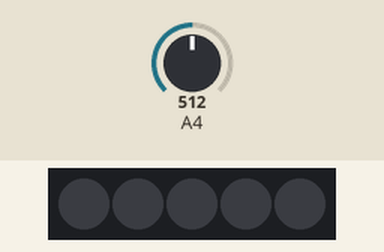
Simulated run of this sketch. Board: Arduino Uno, built with avr-gcc and run on an emulated ATmega328P. Parts: 5 RGB LEDs in strip order, left to right. The test bench sets the inputs (shaded band); at power-on: A4 = 512. Dim RGB values are drawn brighter than linear.

Above: at 1.2 s.
1.3 s: A4 set to 716
At 1.34 s:
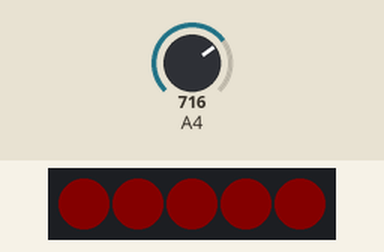
2.8 s: A4 set to 1023
At 4.1 s:
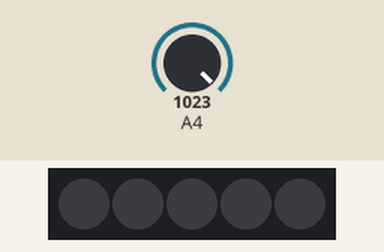
Timing chart, 0 to 5.8 s (numbered marks = the images above; inputs shaded):
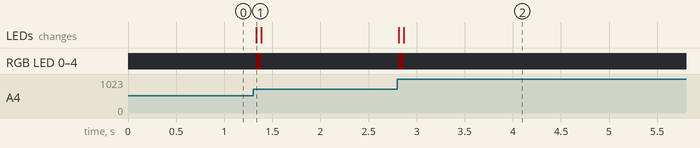

The sketch:

mic_lights_memory.ino
```cpp
#include <Adafruit_NeoPixel.h>

#define PIN 2

const int ledNum = 5;

int volAccum; //For keeping track of previous peaks
int numAccum = 0; //Number of peaks in current history
int accumArray[20];
int tempArray[20];
int prevAvg = 0;
int arraySum;
int arrayAvg;
int prevArrayAvg = 0;

const int memorySize = 20;
int maxBrightness = 200;
int minVol = 0;
float peakVar;


Adafruit_NeoPixel strip = Adafruit_NeoPixel(ledNum, PIN, NEO_GRB + NEO_KHZ800);

const int sampleWindow = 50; // Sample window width in mS (50 mS = 20Hz)
unsigned int sample;

void setup() {
  //Serial.begin(9600);
  strip.begin();
  strip.setBrightness(90);
  strip.show(); // Initialize all pixels to 'off'
}

// In a quiet location, a value over 1024 is probably garbage
// But in a loud location, we want to be able to discriminate
// If the mic can handle it


//current issues
// latency for high peaks
// near-silence should be low glow. Too bright now

void loop() {
  for (int windowCount = 0; windowCount < memorySize; windowCount++)
  {
    unsigned long startMillis= millis();  // Start of sample window
    unsigned int peakToPeak = 0;   // peak-to-peak level

    unsigned int signalMax = 0;
    unsigned int signalMin = 1024;

    // collect data for 50 mS
    while (millis() - startMillis < sampleWindow) {
      sample = analogRead(18);
      //Serial.println(sample);

      if (sample < 1024) {
        // toss out spurious readings
         if (sample > signalMax) {
            signalMax = sample;  // save just the max levels
         }
         else if (sample < signalMin) {
            signalMin = sample;  // save just the min levels
         }
      }
    }
    peakToPeak = signalMax - signalMin;  // max - min = peak-peak amplitude
    int brightness = map(peakToPeak, minVol, 1800, 0, maxBrightness);

    for (int i = 0; i < ledNum; i++) {
        strip.setPixelColor(i, strip.Color(brightness, 0, 0));
        strip.show();
    }
    // add peak
    //volAccum += peakToPeak;
    accumArray[numAccum] = peakToPeak;
    if (numAccum < 20) {
      numAccum++;
    }
    //Using array
    arraySum = 0;
    for (int i = 0; i < numAccum; i++) {
      arraySum += accumArray[i];
    }
    arrayAvg = arraySum / numAccum;

    // If last few seconds over a certain threshold, use a narrower map
    if (abs(prevArrayAvg - arrayAvg) >= 30 && abs(prevArrayAvg - arrayAvg) >= prevArrayAvg * .3) {
      volAdjust(minVol, arrayAvg);
    }
    else
    {
      //lower minVol
      minVol = 0;
    }

    //cleanup
    if (numAccum == 20){
      prevArrayAvg = arrayAvg;
      for (int i = 0; i < numAccum; i++) {
        if (i <= 5) {
          accumArray[i] = accumArray[i + 15];
        }
        else {
          accumArray[i] = 0;
        }
      }
      numAccum = 5;
    }
  }
}

void volAdjust(int minVol, int target) {
    if (minVol < target) {
      minVol += 10;
    }
    else if (minVol >= target) {
      minVol -= 10;
    }
}

  //average and convert to integer
//  int latestAvg = volAccum / numAccum;
//
//  // If last few seconds over a certain threshold, use a narrower map
//  if (abs(prevAvg - latestAvg) <= latestAvg * .3) {
//    volAdjust(minVol, prevAvg);
//  }
//  //cleanup
//  prevAvg = latestAvg;
//
//  if (numAccum > 20) {
//    latestAvg = 0;
//    volAccum = 0;
//    numAccum = 0;
//  }


//Old mappings
//  if (20 <= prevAvg < 30  && 20 < latestAvg < 30) {
//    volAdjust(minVol, prevAvg);
//  }
//  else if (30 <= prevAvg < 70  && 30 < latestAvg < 70) {
//    volAdjust(minVol, prevAvg);
//  }
//  else if (70 <= prevAvg < 100  && 70 <= latestAvg < 100) {
//    volAdjust(minVol, prevAvg);
//  }
//  else if (100 <= prevAvg < 200  && 100 <= latestAvg < 200) {
//    volAdjust(minVol, prevAvg);
//  }
//  else if (200 <= prevAvg < 400  && 200 <= latestAvg < 400) {
//    volAdjust(minVol, prevAvg);
//  }
//  else if (400 <= prevAvg < 600  && 400 <= latestAvg < 600) {
//    volAdjust(minVol, prevAvg);
//  }
//  else if (600 <= prevAvg < 900  && 600 <= latestAvg < 900) {
//    volAdjust(minVol, prevAvg);
//  }
//    else if (1000 <= prevAvg && 1000 <= latestAvg) {
//    volAdjust(minVol, prevAvg);
//  }
```

Measured:
- after the input at 1.3 s, RGB LED 0–4: off → RGB(7, 0, 0) at once, → off 0.05 s later; the LEDs: change at once (image 1)
- after the input at 2.8 s, RGB LED 0–4: off → RGB(12, 0, 0) at once, → off 0.05 s later; the LEDs: first change at once (image 2 shows a later state)
